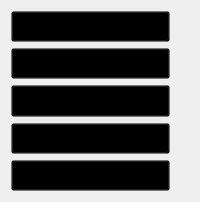
                <widget class="QWidget" name="tab_32">
                 <attribute name="title">
                  <string>검색</string>
                 </attribute>
                 <layout class="QGridLayout" name="gridLayout_37">
                  <item row="1" column="0">
                   <widget class="QPushButton" name="bell_Search_Title2">
                    <property name="font">
                     <font>
                      <family>나눔고딕</family>
                      <pointsize>12</pointsize>
                     </font>
                    </property>
                    <property name="styleSheet">
                     <string notr="true">text-align: left;
background: transparent;</string>
                    </property>
                    <property name="text">
                     <string/>
                    </property>
                   </widget>
                  </item>
                  <item row="0" column="0">
                   <widget class="QPushButton" name="bell_Search_Title1">
                    <property name="font">
                     <font>
                      <family>나눔고딕</family>
                      <pointsize>12</pointsize>
                     </font>
                    </property>
                    <property name="styleSheet">
                     <string notr="true">text-align: left;
background: transparent;</string>
                    </property>
                    <property name="text">
                     <string/>
                    </property>
                   </widget>
                  </item>
                  <item row="3" column="0">
                   <widget class="QPushButton" name="bell_Search_Title4">
                    <property name="font">
                     <font>
                      <family>나눔고딕</family>
                      <pointsize>12</pointsize>
                     </font>
                    </property>
                    <property name="styleSheet">
                     <string notr="true">text-align: left;
background: transparent;</string>
                    </property>
                    <property name="text">
                     <string/>
                    </property>
                   </widget>
                  </item>
                  <item row="2" column="0">
                   <widget class="QPushButton" name="bell_Search_Title3">
                    <property name="font">
                     <font>
                      <family>나눔고딕</family>
                      <pointsize>12</pointsize>
                     </font>
                    </property>
                    <property name="styleSheet">
                     <string notr="true">text-align: left;
background: transparent;</string>
                    </property>
                    <property name="text">
                     <string>검색어를 입력해주세요</string>
                    </property>
                   </widget>
                  </item>
                  <item row="4" column="0">
                   <widget class="QPushButton" name="bell_Search_Title5">
                    <property name="font">
                     <font>
                      <family>나눔고딕</family>
                      <pointsize>12</pointsize>
                     </font>
                    </property>
                    <property name="styleSheet">
                     <string notr="true">text-align: left;
background: transparent;</string>
                    </property>
                    <property name="text">
                     <string/>
                    </property>
                   </widget>
                  </item>
                  <item row="0" column="1">
                   <widget class="QLabel" name="bell_Search_Date1">
                    <property name="text">
                     <string/>
                    </property>
                    <property name="alignment">
                     <set>Qt::AlignBottom|Qt::AlignRight|Qt::AlignTrailing</set>
                    </property>
                   </widget>
                  </item>
                  <item row="1" column="1">
                   <widget class="QLabel" name="bell_Search_Date2">
                    <property name="text">
                     <string/>
                    </property>
                    <property name="alignment">
                     <set>Qt::AlignBottom|Qt::AlignRight|Qt::AlignTrailing</set>
                    </property>
                   </widget>
                  </item>
                  <item row="2" column="1">
                   <widget class="QLabel" name="bell_Search_Date3">
                    <property name="text">
                     <string/>
                    </property>
                    <property name="alignment">
                     <set>Qt::AlignBottom|Qt::AlignRight|Qt::AlignTrailing</set>
                    </property>
                   </widget>
                  </item>
                  <item row="3" column="1">
                   <widget class="QLabel" name="bell_Search_Date4">
                    <property name="text">
                     <string/>
                    </property>
                    <property name="alignment">
                     <set>Qt::AlignBottom|Qt::AlignRight|Qt::AlignTrailing</set>
                    </property>
                   </widget>
                  </item>
                  <item row="4" column="1">
                   <widget class="QLabel" name="bell_Search_Date5">
                    <property name="text">
                     <string/>
                    </property>
                    <property name="alignment">
                     <set>Qt::AlignBottom|Qt::AlignRight|Qt::AlignTrailing</set>
                    </property>
                   </widget>
                  </item>
                 </layout>
                </widget>
